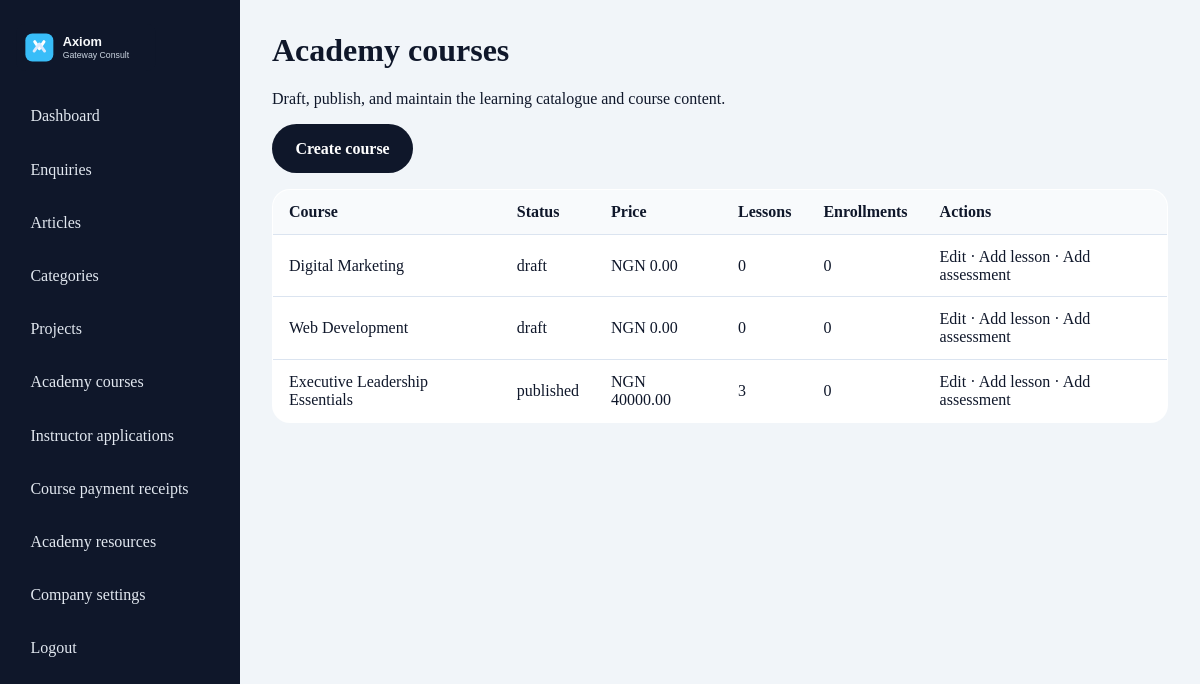
The app's page /admin/courses (signed in) with its own data.
### app/models.py (models this page shows)
class TimestampMixin:
    created_at = db.Column(db.DateTime, default=lambda: datetime.now(timezone.utc), nullable=False)
    updated_at = db.Column(
        db.DateTime,
        default=lambda: datetime.now(timezone.utc),
        onupdate=lambda: datetime.now(timezone.utc),
        nullable=False,
    )

class Course(TimestampMixin, db.Model):
    __tablename__ = "courses"
    id = db.Column(db.Integer, primary_key=True)
    title = db.Column(db.String(200), nullable=False)
    slug = db.Column(db.String(200), unique=True, nullable=False, index=True)
    short_description = db.Column(db.Text, nullable=False)
    description = db.Column(db.Text, nullable=False)
    cover_image = db.Column(db.String(255))
    category_id = db.Column(db.Integer, db.ForeignKey("course_categories.id"), nullable=True)
    instructor_id = db.Column(db.Integer, db.ForeignKey("instructors.id"), nullable=True, index=True)
    review_status = db.Column(db.String(20), default="not_required", nullable=False, index=True)
    target_audience = db.Column(db.Text)
    requirements = db.Column(db.Text)
    what_students_learn = db.Column(db.Text)
    category = db.relationship("CourseCategory", back_populates="courses")
    instructor = db.relationship("Instructor", back_populates="courses")
    instructor_name = db.Column(db.String(120), default="Axiom Gateway Consult")
    difficulty = db.Column(db.String(30), default="Beginner")
    duration_hours = db.Column(db.Integer, default=1)
    language = db.Column(db.String(60), default="English")
    price = db.Column(db.Float, default=0.0)
    currency = db.Column(db.String(10), default="NGN")
    is_free = db.Column(db.Boolean, default=False, nullable=False)
    status = db.Column(db.String(20), default="draft", nullable=False)
    is_featured = db.Column(db.Boolean, default=False, nullable=False)
    certificate_eligible = db.Column(db.Boolean, default=True, nullable=False)
    objectives = db.Column(db.Text)
    prerequisites = db.Column(db.Text)
    published_at = db.Column(db.DateTime)
    lessons = db.relationship("CourseLesson", back_populates="course", cascade="all, delete-orphan")
    enrolments = db.relationship("CourseEnrollment", back_populates="course", cascade="all, delete-orphan")

### app/routes.py (the view)
@admin_bp.route("/courses")
@login_required
def courses_admin():
    courses = Course.query.order_by(Course.updated_at.desc()).all()
    return render_template("admin/courses.html", courses=courses)

### app/__init__.py (called while the page is built)
def load_user(user_id):
    from .models import AdminUser, Instructor, Student
    if not user_id:
        return None
    prefix, _, suffix = str(user_id).partition(":")
    if prefix == "student" and suffix.isdigit():
        return db.session.get(Student, int(suffix))
    if prefix == "admin" and suffix.isdigit():
        return db.session.get(AdminUser, int(suffix))
    if prefix == "instructor" and suffix.isdigit():
        return db.session.get(Instructor, int(suffix))
    if user_id.isdigit():
        return db.session.get(AdminUser, int(user_id))
    return None

def student_load_user(user_id):
    return load_user(user_id)

### app/models.py (called while the page is built)
    @staticmethod
    def get_settings():
        settings = CompanySettings.query.order_by(CompanySettings.id.desc()).first()
        if settings:
            return settings
        default = CompanySettings()
        db.session.add(default)
        db.session.commit()
        return default

### app/routes.py (called while the page is built)
@admin_bp.before_request
def restrict_admin_area():
    if request.endpoint in {"admin.admin_login", "admin.admin_signup"}:
        return None
    if not isinstance(current_user, AdminUser):
        if not current_user.is_authenticated:
            return redirect(url_for("admin.admin_login", next=request.url))
        abort(403)

@admin_bp.before_request
def require_login():
    if request.endpoint and request.endpoint.startswith("admin") and request.endpoint not in {"admin.admin_login", "admin.admin_signup"}:
        if not current_user.is_authenticated:
            return redirect(url_for("admin.admin_login"))
        if not isinstance(current_user, AdminUser):
            abort(403)

### app/templates/admin/courses.html (shortened to what this page needs)
{% extends 'admin/layout.html' %}
{% block content %}
<h1>Academy courses</h1>
<p>Draft, publish, and maintain the learning catalogue and course content.</p>
<a class="btn btn-primary" href="{{ url_for('admin.course_new') }}">Create course</a>
<table>
  <thead><tr><th>Course</th><th>Status</th><th>Price</th><th>Lessons</th><th>Enrollments</th><th>Actions</th></tr></thead>
  <tbody>
    {% for course in courses %}
    <tr>
      <td>{{ course.title }}</td><td>{{ course.status }}</td>
      <td>{% if course.is_free %}Free{% else %}{{ course.currency }} {{ '%.2f'|format(course.price) }}{% endif %}</td>
      <td>{{ course.lessons|length }}</td><td>{{ course.enrolments|length }}</td>
      <td>
        <a href="{{ url_for('admin.course_edit', course_id=course.id) }}">Edit</a> ·
        <a href="{{ url_for('admin.lesson_new', course_id=course.id) }}">Add lesson</a> ·
        <a href="{{ url_for('admin.quiz_new', course_id=course.id) }}">Add assessment</a>
      </td>
    </tr>
    {% else %}<tr><td colspan="6">No courses have been created.</td></tr>{% endfor %}
  </tbody>
</table>
{% endblock %}

### app/templates/admin/layout.html (shortened to what this page needs)
<!DOCTYPE html>
<html lang="en">
  <head>
    <link rel="stylesheet" href="{{ url_for('static', filename='css/style.css') }}">
  </head>
  <body class="admin-body">
    <div class="admin-shell">
      <aside class="admin-sidebar">
        <div class="brand-box">
          <img src="{{ url_for('static', filename='images/logo.svg') }}" alt="Axiom logo">
        </div>
        <nav class="admin-nav">
          <a href="{{ url_for('admin.dashboard') }}">Dashboard</a>
          <a href="{{ url_for('admin.enquiries') }}">Enquiries</a>
          <a href="{{ url_for('admin.articles') }}">Articles</a>
          <a href="{{ url_for('admin.categories') }}">Categories</a>
          <a href="{{ url_for('admin.projects_admin') }}">Projects</a>
          <a href="{{ url_for('admin.courses_admin') }}">Academy courses</a>
          <a href="{{ url_for('admin.instructors_admin') }}">Instructor applications</a>
          <a href="{{ url_for('admin.course_payments') }}">Course payment receipts</a>
          <a href="{{ url_for('admin.products_admin') }}">Academy resources</a>
          <a href="{{ url_for('admin.settings') }}">Company settings</a>
          <a href="{{ url_for('admin.admin_logout') }}">Logout</a>
        </nav>
      </aside>
      <main class="admin-main">
        {% block content %}{% endblock %}
      </main>
    </div>
  </body>
</html>

### app/static/css/style.css (style rules this page uses)
:root { --primary: #0f172a; --primary-2: #1e293b; --accent: #0ea5e9; --accent-soft: #e0f2fe; --surface: #f8fafc; --surface-2: #eef6ff; --muted: #475569; --border: #dbe4f0; --success: #166534; --error: #b91c1c; --warning: #92400e; --shadow: 0 18px 50px rgba(15, 23, 42, 0.08); }
* { box-sizing: border-box; }
html { scroll-behavior: smooth; }
body { font-family: "Segoe UI", Tahoma, sans-serif; background: #fff; color: var(--primary); margin: 0; line-height: 1.6; }
body, input, textarea, select, button { font: inherit; }
a { color: var(--primary); text-decoration: none; }
img { max-width: 100%; display: block; }
.btn { display: inline-flex; align-items: center; justify-content: center; padding: 0.9rem 1.4rem; border-radius: 999px; font-weight: 600; border: 1px solid transparent; transition: .2s ease; cursor: pointer; }
.btn-primary { background: var(--primary); color: white; }
.section-header h2, .section-header h1, h1, h2, h3 { margin-top: 0; }
.admin-body { background: #f1f5f9; }
.admin-shell { display: grid; grid-template-columns: 240px 1fr; min-height: 100vh; }
.admin-sidebar { background: var(--primary); color: white; padding: 1.5rem 1rem; }
.brand-box img { width: 140px; margin-bottom: 1.5rem; }
.admin-nav { display: flex; flex-direction: column; gap: 0.6rem; }
.admin-nav a { color: #e2e8f0; padding: 0.8rem 0.9rem; border-radius: 10px; }
.admin-main { padding: 2rem; }
table { width: 100%; border-collapse: collapse; background: white; border: 1px solid var(--border); border-radius: 18px; overflow: hidden; margin-top: 1rem; }
th, td { padding: 0.8rem 1rem; border-bottom: 1px solid var(--border); text-align: left; }
th { background: #f8fafc; }

### records on screen
Course: title "Digital Marketing", status "draft", currency "NGN", price "0.00", lessons|length "0", enrolments|length "0"
Course: title "Web Development", status "draft", currency "NGN", price "0.00", lessons|length "0", enrolments|length "0"
Course: title "Executive Leadership Essentials", status "published", currency "NGN", price "40000.00", lessons|length "3", enrolments|length "0"
